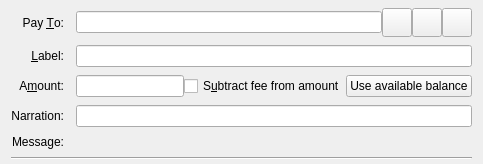
  <widget class="QFrame" name="SendCoins">
   <property name="toolTip">
    <string>This is a normal payment.</string>
   </property>
   <property name="frameShape">
    <enum>QFrame::NoFrame</enum>
   </property>
   <layout class="QGridLayout" name="gridLayout">
    <property name="topMargin">
     <number>8</number>
    </property>
    <property name="bottomMargin">
     <number>4</number>
    </property>
    <property name="horizontalSpacing">
     <number>12</number>
    </property>
    <property name="verticalSpacing">
     <number>8</number>
    </property>
    <item row="4" column="0">
     <widget class="QLabel" name="lblNarration">
      <property name="text">
       <string>Narration:</string>
      </property>
      <property name="alignment">
       <set>Qt::AlignRight|Qt::AlignTrailing|Qt::AlignVCenter</set>
      </property>
      <property name="buddy">
       <cstring>edtNarration</cstring>
      </property>
     </widget>
    </item>
    <item row="0" column="0">
     <widget class="QLabel" name="payToLabel">
      <property name="text">
       <string>Pay &amp;To:</string>
      </property>
      <property name="alignment">
       <set>Qt::AlignRight|Qt::AlignTrailing|Qt::AlignVCenter</set>
      </property>
      <property name="buddy">
       <cstring>payTo</cstring>
      </property>
     </widget>
    </item>
    <item row="3" column="0">
     <widget class="QLabel" name="amountLabel">
      <property name="text">
       <string>A&amp;mount:</string>
      </property>
      <property name="alignment">
       <set>Qt::AlignRight|Qt::AlignTrailing|Qt::AlignVCenter</set>
      </property>
      <property name="buddy">
       <cstring>payAmount</cstring>
      </property>
     </widget>
    </item>
    <item row="0" column="1">
     <layout class="QHBoxLayout" name="payToLayout">
      <property name="spacing">
       <number>0</number>
      </property>
      <item>
       <widget class="QValidatedLineEdit" name="payTo">
        <property name="toolTip">
         <string>The TipStream address to send the payment to</string>
        </property>
       </widget>
      </item>
      <item>
       <widget class="QToolButton" name="addressBookButton">
        <property name="toolTip">
         <string>Choose previously used address</string>
        </property>
        <property name="text">
         <string/>
        </property>
        <property name="icon">
         <iconset resource="../bitcoin.qrc">
          <normaloff>:/icons/address-book</normaloff>:/icons/address-book</iconset>
        </property>
        <property name="iconSize">
         <size>
          <width>22</width>
          <height>22</height>
         </size>
        </property>
        <property name="shortcut">
         <string>Alt+A</string>
        </property>
       </widget>
      </item>
      <item>
       <widget class="QToolButton" name="pasteButton">
        <property name="toolTip">
         <string>Paste address from clipboard</string>
        </property>
        <property name="text">
         <string/>
        </property>
        <property name="icon">
         <iconset resource="../bitcoin.qrc">
          <normaloff>:/icons/editpaste</normaloff>:/icons/editpaste</iconset>
        </property>
        <property name="iconSize">
         <size>
          <width>22</width>
          <height>22</height>
         </size>
        </property>
        <property name="shortcut">
         <string>Alt+P</string>
        </property>
       </widget>
      </item>
      <item>
       <widget class="QToolButton" name="deleteButton">
        <property name="toolTip">
         <string>Remove this entry</string>
        </property>
        <property name="text">
         <string/>
        </property>
        <property name="icon">
         <iconset resource="../bitcoin.qrc">
          <normaloff>:/icons/remove</normaloff>:/icons/remove</iconset>
        </property>
        <property name="iconSize">
         <size>
          <width>22</width>
          <height>22</height>
         </size>
        </property>
       </widget>
      </item>
     </layout>
    </item>
    <item row="1" column="1">
     <widget class="QLineEdit" name="addAsLabel">
      <property name="toolTip">
       <string>Enter a label for this address to add it to the list of used addresses</string>
      </property>
     </widget>
    </item>
    <item row="1" column="0">
     <widget class="QLabel" name="labellLabel">
      <property name="text">
       <string>&amp;Label:</string>
      </property>
      <property name="alignment">
       <set>Qt::AlignRight|Qt::AlignTrailing|Qt::AlignVCenter</set>
      </property>
      <property name="buddy">
       <cstring>addAsLabel</cstring>
      </property>
     </widget>
    </item>
    <item row="3" column="1">
     <layout class="QHBoxLayout" name="horizontalLayoutAmount" stretch="0,1,0">
      <item>
       <widget class="BitcoinAmountField" name="payAmount"/>
      </item>
      <item>
       <widget class="QCheckBox" name="checkboxSubtractFeeFromAmount">
        <property name="toolTip">
         <string>The fee will be deducted from the amount being sent. The recipient will receive less tipstream than you enter in the amount field. If multiple recipients are selected, the fee is split equally.</string>
        </property>
        <property name="text">
         <string>S&amp;ubtract fee from amount</string>
        </property>
       </widget>
      </item>
      <item>
       <widget class="QPushButton" name="useAvailableBalanceButton">
        <property name="text">
         <string>Use available balance</string>
        </property>
       </widget>
      </item>
     </layout>
    </item>
    <item row="4" column="1">
     <widget class="QLineEdit" name="edtNarration">
      <property name="toolTip">
       <string>A short message sent over the TipStream network, encrypted if sending to a stealth address or in a blind or anon transaction.</string>
      </property>
      <property name="maxLength">
       <number>24</number>
      </property>
     </widget>
    </item>
    <item row="5" column="0">
     <widget class="QLabel" name="messageLabel">
      <property name="text">
       <string>Message:</string>
      </property>
      <property name="alignment">
       <set>Qt::AlignRight|Qt::AlignTrailing|Qt::AlignVCenter</set>
      </property>
     </widget>
    </item>
    <item row="5" column="1">
     <widget class="QLabel" name="messageTextLabel">
      <property name="toolTip">
       <string>A message that was attached to the tipstream: URI which will be stored with the transaction for your reference. Note: This message will not be sent over the TipStream network.</string>
      </property>
      <property name="textFormat">
       <enum>Qt::PlainText</enum>
      </property>
     </widget>
    </item>
    <item row="6" column="0" colspan="2">
     <widget class="Line" name="line">
      <property name="orientation">
       <enum>Qt::Horizontal</enum>
      </property>
     </widget>
    </item>
   </layout>
  </widget>
